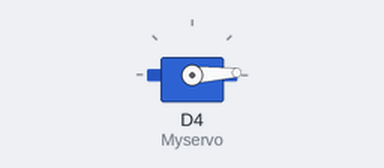
Simulated run of this sketch. Board: ESP8266 (NodeMCU). On the bench: servo.

Above: at 0.05 s.
At 1.1 s:
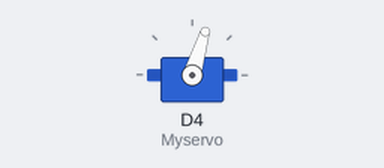
At 2.15 s:
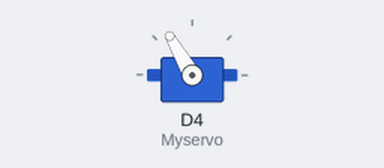
At 4.3 s:
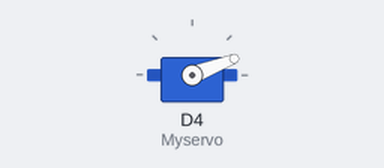
Timing chart, 0 to 7.3 s (numbered marks = the images above):
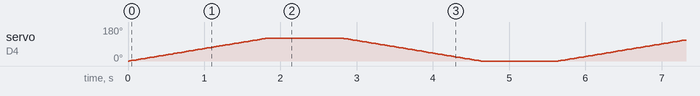

The sketch:

Servo_test.ino
```cpp
#include<Servo.h>
Servo Myservo;
int pos;
void setup()
{
Myservo.attach(D4);
}

void loop()
{


for(pos=0;pos<=120;pos++){
Myservo.write(pos);
delay(15);
}
  delay(1000);

  for(pos=120;pos>=0;pos--){
Myservo.write(pos);
delay(15);
}
  delay(1000);

}
```
